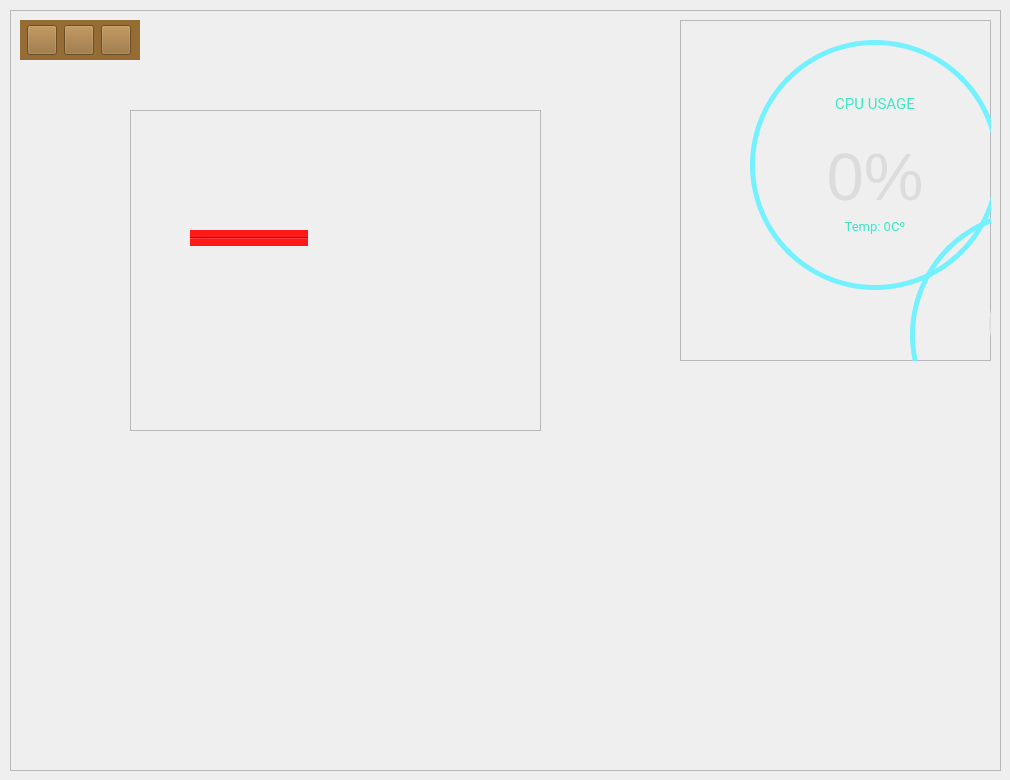
         <widget class="QWidget" name="Garbage">
          <widget class="QFrame" name="frame_11">
           <property name="geometry">
            <rect>
             <x>10</x>
             <y>10</y>
             <width>991</width>
             <height>761</height>
            </rect>
           </property>
           <property name="frameShape">
            <enum>QFrame::StyledPanel</enum>
           </property>
           <property name="frameShadow">
            <enum>QFrame::Raised</enum>
           </property>
           <widget class="QFrame" name="frame_12">
            <property name="geometry">
             <rect>
              <x>10</x>
              <y>10</y>
              <width>120</width>
              <height>40</height>
             </rect>
            </property>
            <property name="minimumSize">
             <size>
              <width>120</width>
              <height>40</height>
             </size>
            </property>
            <property name="maximumSize">
             <size>
              <width>120</width>
              <height>40</height>
             </size>
            </property>
            <property name="styleSheet">
             <string notr="true">background-color: rgb(149, 108, 51);</string>
            </property>
            <property name="frameShape">
             <enum>QFrame::NoFrame</enum>
            </property>
            <property name="frameShadow">
             <enum>QFrame::Raised</enum>
            </property>
            <property name="lineWidth">
             <number>0</number>
            </property>
            <layout class="QHBoxLayout" name="horizontalLayout_8">
             <property name="spacing">
              <number>0</number>
             </property>
             <property name="leftMargin">
              <number>0</number>
             </property>
             <property name="topMargin">
              <number>0</number>
             </property>
             <property name="rightMargin">
              <number>0</number>
             </property>
             <property name="bottomMargin">
              <number>0</number>
             </property>
             <item>
              <widget class="QPushButton" name="pushButton_11">
               <property name="minimumSize">
                <size>
                 <width>30</width>
                 <height>30</height>
                </size>
               </property>
               <property name="maximumSize">
                <size>
                 <width>30</width>
                 <height>30</height>
                </size>
               </property>
               <property name="styleSheet">
                <string notr="true">border-image: url(:/icons/minimize.png);</string>
               </property>
               <property name="text">
                <string/>
               </property>
              </widget>
             </item>
             <item>
              <widget class="QPushButton" name="pushButton_12">
               <property name="minimumSize">
                <size>
                 <width>30</width>
                 <height>30</height>
                </size>
               </property>
               <property name="maximumSize">
                <size>
                 <width>30</width>
                 <height>30</height>
                </size>
               </property>
               <property name="styleSheet">
                <string notr="true">border-image: url(:/icons/maximize.png);</string>
               </property>
               <property name="text">
                <string/>
               </property>
              </widget>
             </item>
             <item>
              <widget class="QPushButton" name="pushButton_13">
               <property name="minimumSize">
                <size>
                 <width>30</width>
                 <height>30</height>
                </size>
               </property>
               <property name="maximumSize">
                <size>
                 <width>30</width>
                 <height>30</height>
                </size>
               </property>
               <property name="styleSheet">
                <string notr="true">border-image: url(:/icons/close.png);</string>
               </property>
               <property name="text">
                <string/>
               </property>
              </widget>
             </item>
            </layout>
           </widget>
           <widget class="QFrame" name="frame_infos_2">
            <property name="geometry">
             <rect>
              <x>670</x>
              <y>10</y>
              <width>311</width>
              <height>341</height>
             </rect>
            </property>
            <property name="frameShape">
             <enum>QFrame::StyledPanel</enum>
            </property>
            <property name="frameShadow">
             <enum>QFrame::Raised</enum>
            </property>
            <widget class="QFrame" name="frameCpu_2">
             <property name="geometry">
              <rect>
               <x>70</x>
               <y>20</y>
               <width>250</width>
               <height>250</height>
              </rect>
             </property>
             <property name="minimumSize">
              <size>
               <width>250</width>
               <height>250</height>
              </size>
             </property>
             <property name="maximumSize">
              <size>
               <width>250</width>
               <height>250</height>
              </size>
             </property>
             <property name="styleSheet">
              <string notr="true">QFrame{
	border: 5px solid rgb(115, 241, 255);
	border-radius: 125px;
}
</string>
             </property>
             <property name="frameShape">
              <enum>QFrame::StyledPanel</enum>
             </property>
             <property name="frameShadow">
              <enum>QFrame::Raised</enum>
             </property>
             <layout class="QVBoxLayout" name="verticalLayout_7">
              <property name="spacing">
               <number>10</number>
              </property>
              <property name="leftMargin">
               <number>30</number>
              </property>
              <property name="topMargin">
               <number>50</number>
              </property>
              <property name="rightMargin">
               <number>30</number>
              </property>
              <property name="bottomMargin">
               <number>50</number>
              </property>
              <item>
               <widget class="QLabel" name="label_2">
                <property name="font">
                 <font>
                  <family>Roboto</family>
                  <pointsize>11</pointsize>
                 </font>
                </property>
                <property name="styleSheet">
                 <string notr="true">border: none;
color: rgb(60, 231, 195);</string>
                </property>
                <property name="text">
                 <string>CPU USAGE</string>
                </property>
                <property name="alignment">
                 <set>Qt::AlignCenter</set>
                </property>
               </widget>
              </item>
              <item>
               <widget class="QLabel" name="labelCpuName_2">
                <property name="font">
                 <font>
                  <family>Cantarell</family>
                  <pointsize>8</pointsize>
                 </font>
                </property>
                <property name="styleSheet">
                 <string notr="true">border: none;
 color: rgb(128, 102, 168);</string>
                </property>
                <property name="text">
                 <string/>
                </property>
                <property name="alignment">
                 <set>Qt::AlignCenter</set>
                </property>
               </widget>
              </item>
              <item>
               <widget class="QLabel" name="labelCpuPer_2">
                <property name="font">
                 <font>
                  <family>Cantarell</family>
                  <pointsize>50</pointsize>
                 </font>
                </property>
                <property name="styleSheet">
                 <string notr="true">border: none;
color: rgb(220,220,220);</string>
                </property>
                <property name="text">
                 <string>0%</string>
                </property>
                <property name="alignment">
                 <set>Qt::AlignCenter</set>
                </property>
               </widget>
              </item>
              <item>
               <widget class="QLabel" name="labelCpuTemp_2">
                <property name="font">
                 <font>
                  <family>Roboto</family>
                  <pointsize>10</pointsize>
                 </font>
                </property>
                <property name="styleSheet">
                 <string notr="true">border: none;
color: rgb(60, 231, 195);</string>
                </property>
                <property name="text">
                 <string>Temp: 0Cº</string>
                </property>
                <property name="alignment">
                 <set>Qt::AlignCenter</set>
                </property>
               </widget>
              </item>
             </layout>
            </widget>
            <widget class="QFrame" name="frameMemory_2">
             <property name="geometry">
              <rect>
               <x>320</x>
               <y>20</y>
               <width>250</width>
               <height>250</height>
              </rect>
             </property>
             <property name="minimumSize">
              <size>
               <width>250</width>
               <height>250</height>
              </size>
             </property>
             <property name="maximumSize">
              <size>
               <width>250</width>
               <height>250</height>
              </size>
             </property>
             <property name="styleSheet">
              <string notr="true">QFrame{
	border: 5px solid rgb(115, 241, 255);
	border-radius: 125px;
}
</string>
             </property>
             <property name="frameShape">
              <enum>QFrame::StyledPanel</enum>
             </property>
             <property name="frameShadow">
              <enum>QFrame::Raised</enum>
             </property>
             <layout class="QVBoxLayout" name="verticalLayout_9">
              <property name="spacing">
               <number>10</number>
              </property>
              <property name="leftMargin">
               <number>30</number>
              </property>
              <property name="topMargin">
               <number>50</number>
              </property>
              <property name="rightMargin">
               <number>30</number>
              </property>
              <property name="bottomMargin">
               <number>50</number>
              </property>
              <item>
               <widget class="QLabel" name="label_10">
                <property name="font">
                 <font>
                  <family>Roboto</family>
                  <pointsize>11</pointsize>
                 </font>
                </property>
                <property name="styleSheet">
                 <string notr="true">border: none;
color: rgb(60, 231, 195);</string>
                </property>
                <property name="text">
                 <string>RAM USAGE</string>
                </property>
                <property name="alignment">
                 <set>Qt::AlignCenter</set>
                </property>
               </widget>
              </item>
              <item>
               <widget class="QLabel" name="labelMemPer_2">
                <property name="font">
                 <font>
                  <family>Cantarell</family>
                  <pointsize>50</pointsize>
                 </font>
                </property>
                <property name="styleSheet">
                 <string notr="true">border: none;
color: rgb(220,220,220);</string>
                </property>
                <property name="text">
                 <string>0%</string>
                </property>
                <property name="alignment">
                 <set>Qt::AlignCenter</set>
                </property>
               </widget>
              </item>
              <item>
               <widget class="QLabel" name="labelMemTotal_2">
                <property name="font">
                 <font>
                  <family>Roboto</family>
                  <pointsize>8</pointsize>
                 </font>
                </property>
                <property name="styleSheet">
                 <string notr="true">border: none;
 color: rgb(128, 102, 168);</string>
                </property>
                <property name="text">
                 <string>Total: 0Gb</string>
                </property>
                <property name="alignment">
                 <set>Qt::AlignCenter</set>
                </property>
               </widget>
              </item>
              <item>
               <widget class="QLabel" name="labelMemUsed_2">
                <property name="font">
                 <font>
                  <family>Roboto</family>
                  <pointsize>10</pointsize>
                 </font>
                </property>
                <property name="styleSheet">
                 <string notr="true">border: none;
color: rgb(60, 231, 195);</string>
                </property>
                <property name="text">
                 <string>Used: 0Gb</string>
                </property>
                <property name="alignment">
                 <set>Qt::AlignCenter</set>
                </property>
               </widget>
              </item>
             </layout>
            </widget>
            <widget class="QFrame" name="frameMemory_3">
             <property name="geometry">
              <rect>
               <x>480</x>
               <y>180</y>
               <width>250</width>
               <height>250</height>
              </rect>
             </property>
             <property name="minimumSize">
              <size>
               <width>250</width>
               <height>250</height>
              </size>
             </property>
             <property name="maximumSize">
              <size>
               <width>250</width>
               <height>250</height>
              </size>
             </property>
             <property name="styleSheet">
              <string notr="true">QFrame{
	border: 5px solid rgb(115, 241, 255);
	border-radius: 125px;
}
</string>
             </property>
             <property name="frameShape">
              <enum>QFrame::StyledPanel</enum>
             </property>
             <property name="frameShadow">
              <enum>QFrame::Raised</enum>
             </property>
             <layout class="QVBoxLayout" name="verticalLayout_10">
              <property name="spacing">
               <number>10</number>
              </property>
              <property name="leftMargin">
               <number>30</number>
              </property>
              <property name="topMargin">
               <number>50</number>
              </property>
              <property name="rightMargin">
               <number>30</number>
              </property>
              <property name="bottomMargin">
               <number>50</number>
              </property>
              <item>
               <widget class="QLabel" name="label_11">
                <property name="font">
                 <font>
                  <family>Roboto</family>
                  <pointsize>11</pointsize>
                 </font>
                </property>
                <property name="styleSheet">
                 <string notr="true">border: none;
color: rgb(60, 231, 195);</string>
                </property>
                <property name="text">
                 <string>RAM USAGE</string>
                </property>
                <property name="alignment">
                 <set>Qt::AlignCenter</set>
                </property>
               </widget>
              </item>
              <item>
               <widget class="QLabel" name="labelMemPer_3">
                <property name="font">
                 <font>
                  <family>Cantarell</family>
                  <pointsize>50</pointsize>
                 </font>
                </property>
                <property name="styleSheet">
                 <string notr="true">border: none;
color: rgb(220,220,220);</string>
                </property>
                <property name="text">
                 <string>0%</string>
                </property>
                <property name="alignment">
                 <set>Qt::AlignCenter</set>
                </property>
               </widget>
              </item>
              <item>
               <widget class="QLabel" name="labelMemTotal_3">
                <property name="font">
                 <font>
                  <family>Roboto</family>
                  <pointsize>8</pointsize>
                 </font>
                </property>
                <property name="styleSheet">
                 <string notr="true">border: none;
 color: rgb(128, 102, 168);</string>
                </property>
                <property name="text">
                 <string>Total: 0Gb</string>
                </property>
                <property name="alignment">
                 <set>Qt::AlignCenter</set>
                </property>
               </widget>
              </item>
              <item>
               <widget class="QLabel" name="labelMemUsed_3">
                <property name="font">
                 <font>
                  <family>Roboto</family>
                  <pointsize>10</pointsize>
                 </font>
                </property>
                <property name="styleSheet">
                 <string notr="true">border: none;
color: rgb(60, 231, 195);</string>
                </property>
                <property name="text">
                 <string>Used: 0Gb</string>
                </property>
                <property name="alignment">
                 <set>Qt::AlignCenter</set>
                </property>
               </widget>
              </item>
             </layout>
            </widget>
            <widget class="QFrame" name="frameMemory_4">
             <property name="geometry">
              <rect>
               <x>230</x>
               <y>190</y>
               <width>250</width>
               <height>250</height>
              </rect>
             </property>
             <property name="minimumSize">
              <size>
               <width>250</width>
               <height>250</height>
              </size>
             </property>
             <property name="maximumSize">
              <size>
               <width>250</width>
               <height>250</height>
              </size>
             </property>
             <property name="styleSheet">
              <string notr="true">QFrame{
	border: 5px solid rgb(115, 241, 255);
	border-radius: 125px;
}
</string>
             </property>
             <property name="frameShape">
              <enum>QFrame::StyledPanel</enum>
             </property>
             <property name="frameShadow">
              <enum>QFrame::Raised</enum>
             </property>
             <layout class="QVBoxLayout" name="verticalLayout_11">
              <property name="spacing">
               <number>10</number>
              </property>
              <property name="leftMargin">
               <number>30</number>
              </property>
              <property name="topMargin">
               <number>50</number>
              </property>
              <property name="rightMargin">
               <number>30</number>
              </property>
              <property name="bottomMargin">
               <number>50</number>
              </property>
              <item>
               <widget class="QLabel" name="label_12">
                <property name="font">
                 <font>
                  <family>Roboto</family>
                  <pointsize>11</pointsize>
                 </font>
                </property>
                <property name="styleSheet">
                 <string notr="true">border: none;
color: rgb(60, 231, 195);</string>
                </property>
                <property name="text">
                 <string>RAM USAGE</string>
                </property>
                <property name="alignment">
                 <set>Qt::AlignCenter</set>
                </property>
               </widget>
              </item>
              <item>
               <widget class="QLabel" name="labelMemPer_4">
                <property name="font">
                 <font>
                  <family>Cantarell</family>
                  <pointsize>50</pointsize>
                 </font>
                </property>
                <property name="styleSheet">
                 <string notr="true">border: none;
color: rgb(220,220,220);</string>
                </property>
                <property name="text">
                 <string>0%</string>
                </property>
                <property name="alignment">
                 <set>Qt::AlignCenter</set>
                </property>
               </widget>
              </item>
              <item>
               <widget class="QLabel" name="labelMemTotal_4">
                <property name="font">
                 <font>
                  <family>Roboto</family>
                  <pointsize>8</pointsize>
                 </font>
                </property>
                <property name="styleSheet">
                 <string notr="true">border: none;
 color: rgb(128, 102, 168);</string>
                </property>
                <property name="text">
                 <string>Total: 0Gb</string>
                </property>
                <property name="alignment">
                 <set>Qt::AlignCenter</set>
                </property>
               </widget>
              </item>
              <item>
               <widget class="QLabel" name="labelMemUsed_4">
                <property name="font">
                 <font>
                  <family>Roboto</family>
                  <pointsize>10</pointsize>
                 </font>
                </property>
                <property name="styleSheet">
                 <string notr="true">border: none;
color: rgb(60, 231, 195);</string>
                </property>
                <property name="text">
                 <string>Used: 0Gb</string>
                </property>
                <property name="alignment">
                 <set>Qt::AlignCenter</set>
                </property>
               </widget>
              </item>
             </layout>
            </widget>
           </widget>
           <widget class="QFrame" name="frame_8">
            <property name="geometry">
             <rect>
              <x>120</x>
              <y>100</y>
              <width>411</width>
              <height>321</height>
             </rect>
            </property>
            <property name="styleSheet">
             <string notr="true">gridline-color: qradialgradient(spread:pad, cx:0.5, cy:0.5, radius:0.5, fx:0.5, fy:0.5, stop:0 rgba(0, 0, 0, 255), stop:0.19397 rgba(0, 0, 0, 255), stop:0.202312 rgba(122, 97, 0, 255), stop:0.495514 rgba(76, 58, 0, 255), stop:0.504819 rgba(255, 255, 255, 255), stop:0.79 rgba(255, 255, 255, 255), stop:1 rgba(255, 158, 158, 255));</string>
            </property>
            <property name="frameShape">
             <enum>QFrame::StyledPanel</enum>
            </property>
            <property name="frameShadow">
             <enum>QFrame::Raised</enum>
            </property>
            <widget class="Line" name="line">
             <property name="geometry">
              <rect>
               <x>60</x>
               <y>120</y>
               <width>118</width>
               <height>16</height>
              </rect>
             </property>
             <property name="styleSheet">
              <string notr="true">background-color: rgb(255, 26, 26);</string>
             </property>
             <property name="orientation">
              <enum>Qt::Horizontal</enum>
             </property>
            </widget>
           </widget>
          </widget>
         </widget>
